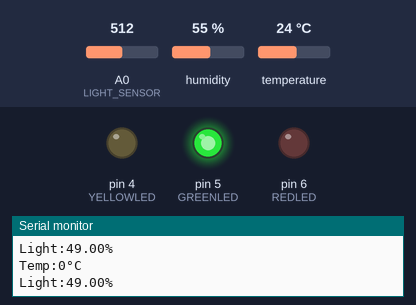
Recording of a sketch running on a simulated Arduino Uno, built with avr-gcc and run on an emulated ATmega328P. On the bench: output pins drawn as LEDs (lit = HIGH), the last lines printed to the serial monitor. The test bench sets the inputs (shaded band); at power-on: A0 (LIGHT_SENSOR) = 512, temperature 24 °C, humidity 55 %.

Above: at 1.8 s.
1.9 s: A0 (LIGHT_SENSOR) set to 416
At 3.8 s:
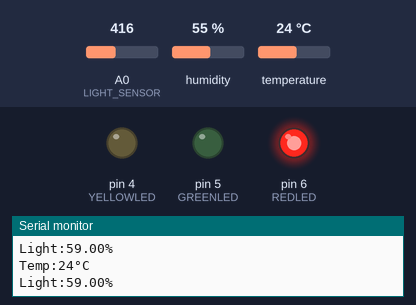
10.5 s: A0 (LIGHT_SENSOR) set to 383
At 13.6 s:
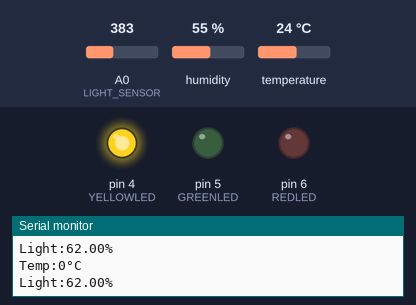
19.1 s: temperature set to 21 °C
22.5 s: temperature set to 19.9 °C
24.0 s: temperature set to 28 °C
At 24.8 s:
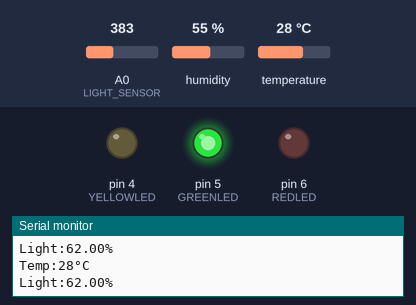
32.5 s: temperature set to 12 °C
At 33.4 s:
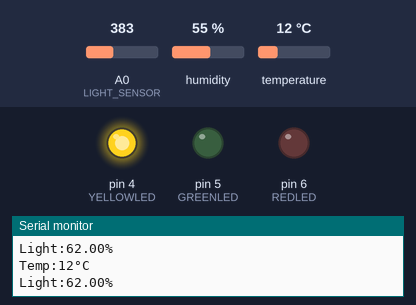
Timing chart, 0 to 35.0 s (numbered marks = the images above; inputs shaded):
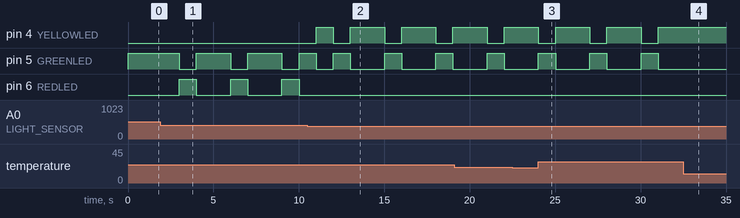

Measured:
- the behaviour switches between 399 and 398 on A0 (LIGHT_SENSOR) (found by bisection; images 1 and 2)
- after the input at 10.5 s, pin 4 (YELLOWLED): LOW → HIGH after 0.51 s, then repeats every 3.0 s: LOW 1.0 s, HIGH 2.0 s; pin 6 (REDLED): stops changing and stays LOW
- after the input at 24.0 s, pin 4 (YELLOWLED): alternates HIGH for 2.0 s and LOW for 1.0 s, starting at once; pin 5 (GREENLED): alternates HIGH for 1.0 s and LOW for 2.0 s, starting at once
- after the input at 32.5 s, pin 4 (YELLOWLED): stays HIGH (without the input it goes to LOW after 0.53 s); pin 5 (GREENLED): stays LOW (without the input it goes to HIGH after 0.53 s)
- by itself, pin 5 (GREENLED): repeats every 3.0 s: HIGH 1.0 s, LOW 2.0 s
- by itself, pin 6 (REDLED): alternates HIGH for 1.0 s and LOW for 2.0 s

The sketch:

e3.ino
```cpp
// (C) Henrik Lagrosen, János Litkei, Shiyao Xin; Group 35 (2024)
// Work package 5
// Exercise 3
// Submission code: 662248

/* ------------------------------ Define macros ----------------------------- */
#include "dht_nonblocking.h" // include DHT library for temp sensor
#define DHT_SENSOR_TYPE DHT_TYPE_11 // Define dht sensor type
static const int DHT_SENSOR_PIN = 7; // Define temp sensor pin
DHT_nonblocking dht_sensor( DHT_SENSOR_PIN, DHT_SENSOR_TYPE ); // Create dht_sensor object from library
#define LIGHT_SENSOR A0   // defines light sensor pin

#define YELLOWLED    4    // defines yellow led pin
#define GREENLED     5    // dewfdines green led pin
#define REDLED       6    // defines red led pin

// Define temperature ranges
#define TEMP_1 -12 // -12
#define TEMP_2 0 // 0
#define TEMP_3 1 // 1
#define TEMP_4 20 // 20
#define TEMP_5 21 // 21
#define TEMP_6 60 // 60
#define TEMP_7 61 // 61
#define TEMP_8 100 // 100

// defines setuo function which runs once when program start
void setup() {
  pinMode(GREENLED, OUTPUT);    // configure the green LED
  pinMode(YELLOWLED, OUTPUT);   // configure the yellow LED
  pinMode(REDLED, OUTPUT);      // configure the red LED
  Serial.begin(9600); // Initialize serial connection
}

// defines loop function which runs continuously
void loop() {
    float temperature, humidity; // define variables for temperature and humidity
    dht_sensor.measure( &temperature, &humidity ); // measure temperature and humidity

    // retrieve the value of the light sensor
    double lightValue = analogRead(LIGHT_SENSOR);
    // map the read in values in percentage
    double lightIntensity = map(lightValue, 1023, 0, 0, 100);
    // light up the LED
    indicate_led(temperature, lightIntensity);

    Serial.print("Temp:");
    Serial.println(String((int)temperature)+ "°C" );
    Serial.print("Light:");
    Serial.print(lightIntensity);
    Serial.println("%");
    delay(1000);   // Wait for 1000 millisecond(s)
}

// This function compare the values of the temperature sensor and light sensor, and light up the LED
void indicate_led(double temperature, double lightIntensity) {
    // indicate the normal dependency
    if ((temperature < TEMP_1 && lightIntensity == TEMP_2) ||
        (temperature >= TEMP_1 && temperature <= TEMP_2 && lightIntensity >= TEMP_3 && lightIntensity <= TEMP_4) ||
        (temperature >= TEMP_2 && temperature <= TEMP_4 && lightIntensity >= TEMP_5 && lightIntensity <= TEMP_6) ||
        (temperature >= TEMP_5 && lightIntensity >= TEMP_7 && lightIntensity <= TEMP_8)) {
        digitalWrite(GREENLED, HIGH);   // turn on green
        digitalWrite(YELLOWLED, LOW);   // turn off yellow
        digitalWrite(REDLED, LOW);      // turn off red
    }                                   // deviation when the temperature is higher
    else if ((temperature >= TEMP_1 && lightIntensity == TEMP_2) ||
             (temperature > TEMP_2 && lightIntensity >= TEMP_3 && lightIntensity <= TEMP_4) ||
             (temperature > TEMP_4 && lightIntensity >= TEMP_5 && lightIntensity <= TEMP_6)) {
        digitalWrite(REDLED, HIGH);     // turn on red
        digitalWrite(YELLOWLED, LOW);   // turn off yellow
        digitalWrite(GREENLED, LOW);    // turn off green
    }   //  deviation when the temperature is lower than it should be
    else if ((temperature < TEMP_1 && temperature <= TEMP_2 && lightIntensity >= TEMP_3 &&
              lightIntensity <= TEMP_4) ||
             (temperature < TEMP_2 && lightIntensity >= TEMP_5 && lightIntensity <= TEMP_6) ||
             (temperature < TEMP_5 && lightIntensity <= TEMP_8)) {
        digitalWrite(YELLOWLED, HIGH);   // turn on yellow
        digitalWrite(REDLED, LOW);       // turn off red
        digitalWrite(GREENLED, LOW);     // turn off green
    }
}
```
